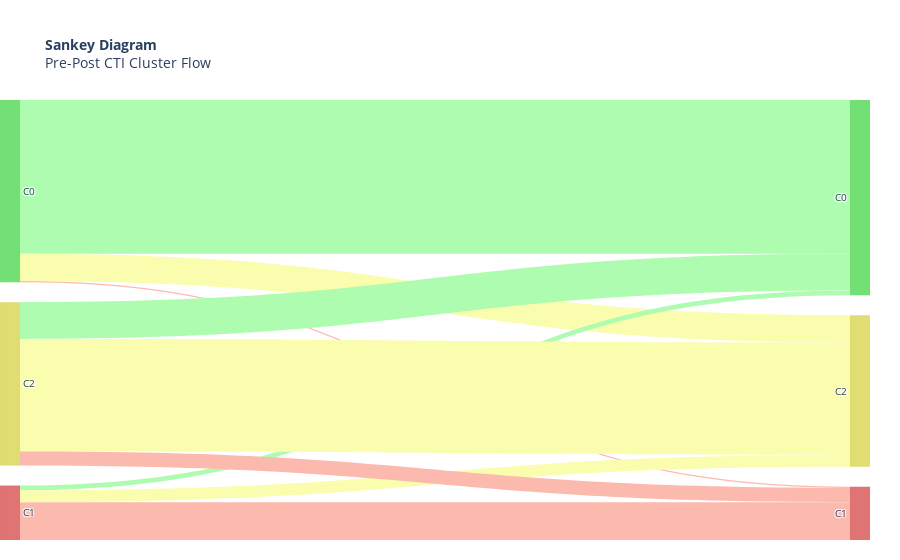

Notebook code for this chart:
### Code cell
color_link = ['#AEFCAF', '#FCB9AE', '#FAFCAE', '#AEFCAF', '#FCB9AE', '#FAFCAE', '#AEFCAF', '#FCB9AE', '#FAFCAE']
link = dict(source = source, target = target, value = value, color = color_link)

label = ["C0", "C1", "C2", "C0", "C1", "C2"]
color_node = ['#73E075','#E07373','#E0DE73','#73E075','#E07373', '#E0DE73']
line = dict(color = None, width = 0.01)
node = dict(label = label, color = color_node, line = line)

data = go.Sankey(link = link, node =  node)

fig = go.Figure(data)

fig.update_layout(title_text="<b>Sankey Diagram</b><br>Pre-Post CTI Cluster Flow", font_size=10, margin=dict(t=100,l=0,b=20,r=30))

fig.show()

### Figure 1 — Plotly figure (JSON) as saved in the notebook; plotly's stock layout.template omitted (floating-point values rounded to 4 significant figures)
{"data": [{"link": {"color": ["#AEFCAF", "#FCB9AE", "#FAFCAE", "#AEFCAF", "#FCB9AE", "#FAFCAE", "#AEFCAF", "#FCB9AE", "#FAFCAE"], "source": [0, 0, 0, 1, 1, 1, 2, 2, 2], "target": [3, 4, 5, 3, 4, 5, 3, 4, 5], "value": [130, 1, 23, 4, 32, 10, 31, 12, 95]}, "node": {"color": ["#73E075", "#E07373", "#E0DE73", "#73E075", "#E07373", "#E0DE73"], "label": ["C0", "C1", "C2", "C0", "C1", "C2"], "line": {"width": 0.01}}, "type": "sankey"}], "layout": {"autosize": true, "font": {"size": 10}, "margin": {"b": 20, "l": 0, "r": 30, "t": 100}, "title": {"text": "<b>Sankey Diagram</b><br>Pre-Post CTI Cluster Flow"}}}
